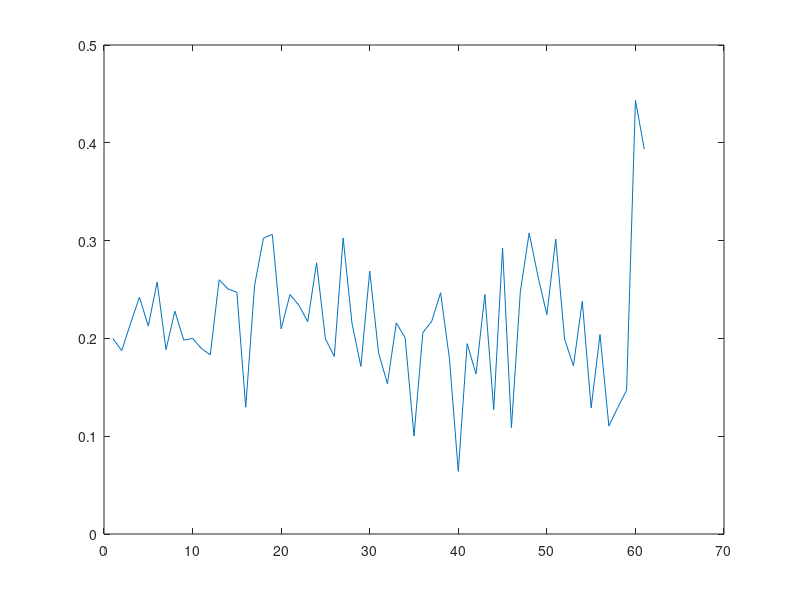

Here is the MATLAB script that generated this plot:
R = 1;
A = .1;
Y = ones(61,1);
S = 2;
N = 1000;
n = 60;
tau = zeros(1,n); % vector of estimates
p = @(x,y) normpdf(y,x,S); % observation density, for weights
part = R*sqrt(1/(1 - A^2))*randn(N,1); % initialization
w = p(part,Y(1));
tau(1) = sum(part.*w)/sum(w);
for k = 1:n % main loop
part = A*part + R*randn(N,1); % mutation
w = w.*p(part,Y(k + 1)); % weighting
tau(k + 1) = sum(part.*w)/sum(w); % estimation
end
plot(tau)